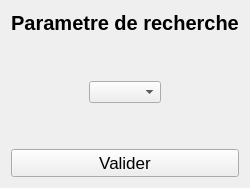
     <widget class="QWidget" name="recherche">
      <layout class="QVBoxLayout" name="verticalLayout_11">
       <item>
        <widget class="QLabel" name="LINDICTIONPARARECHERCHE">
         <property name="font">
          <font>
           <pointsize>15</pointsize>
           <bold>true</bold>
          </font>
         </property>
         <property name="text">
          <string>Parametre de recherche</string>
         </property>
         <property name="alignment">
          <set>Qt::AlignmentFlag::AlignCenter</set>
         </property>
        </widget>
       </item>
       <item>
        <spacer name="verticalSpacer_22">
         <property name="orientation">
          <enum>Qt::Orientation::Vertical</enum>
         </property>
         <property name="sizeHint" stdset="0">
          <size>
           <width>20</width>
           <height>40</height>
          </size>
         </property>
        </spacer>
       </item>
       <item>
        <layout class="QHBoxLayout" name="horizontalLayout_10">
         <item>
          <spacer name="horizontalSpacer_17">
           <property name="orientation">
            <enum>Qt::Orientation::Horizontal</enum>
           </property>
           <property name="sizeHint" stdset="0">
            <size>
             <width>40</width>
             <height>20</height>
            </size>
           </property>
          </spacer>
         </item>
         <item>
          <widget class="QComboBox" name="IDC_LISTEMOTEURERECHERCHE"/>
         </item>
         <item>
          <spacer name="horizontalSpacer_18">
           <property name="orientation">
            <enum>Qt::Orientation::Horizontal</enum>
           </property>
           <property name="sizeHint" stdset="0">
            <size>
             <width>40</width>
             <height>20</height>
            </size>
           </property>
          </spacer>
         </item>
        </layout>
       </item>
       <item>
        <spacer name="verticalSpacer_21">
         <property name="orientation">
          <enum>Qt::Orientation::Vertical</enum>
         </property>
         <property name="sizeHint" stdset="0">
          <size>
           <width>20</width>
           <height>40</height>
          </size>
         </property>
        </spacer>
       </item>
       <item>
        <widget class="QPushButton" name="IDC_VALIDERRECHERCHE">
         <property name="font">
          <font>
           <pointsize>13</pointsize>
          </font>
         </property>
         <property name="text">
          <string>Valider</string>
         </property>
        </widget>
       </item>
      </layout>
     </widget>
